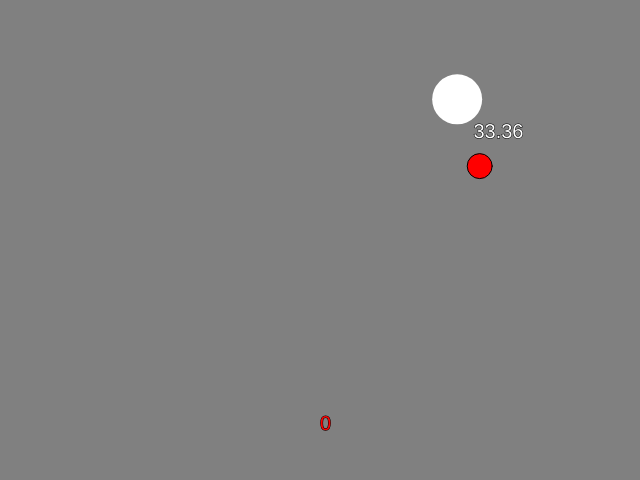
Frame 1 (no input)
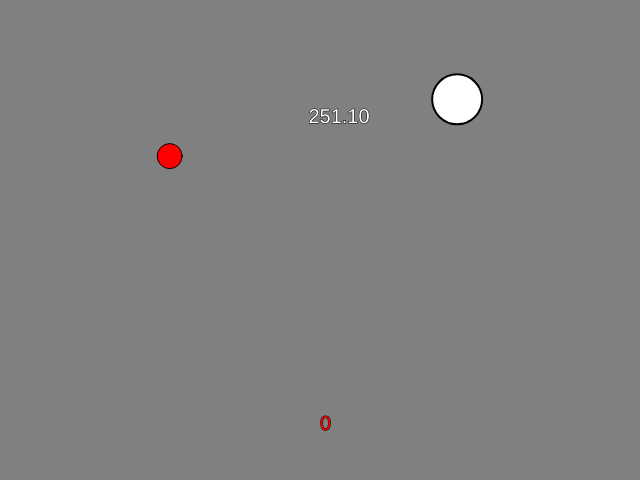
Frame 60 (no input)
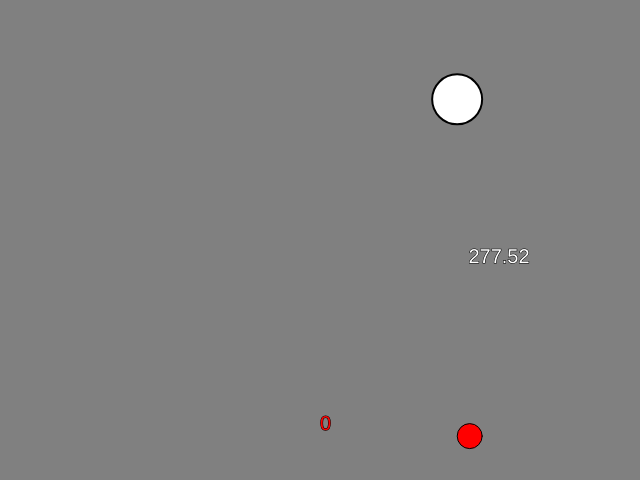
Frame 120 (the mouse pressed at the canvas centre since frame 60)

The p5.js sketch that drew these frames (run headless with seeded random() and noise() and a simulated clock; from frame 60 on, the mouse is pressed at the canvas centre):

// p5.js sketch
// ── sketch.js

// =======configuration plateau========== //
//taille
let largeurPlateau = 640;
let hauteurPlateau = 480;

// configuration compteur de point d'impact
let compteurImpact = 0;
let maxCompteurImpact = 1;

// =======configuration cercle======= //

//taille
let diametreCercle = 50;
let rayonCercle = diametreCercle/2;
//position au démarage du jeu
let posX, posY; 
//limitation de la zone de jeu 
let maxPosX = largeurPlateau - rayonCercle;
let maxPosY = hauteurPlateau - rayonCercle;
let minPosX = rayonCercle;
let minPosY = rayonCercle;
//déplacement 
let nombreDePas = 15;

// =========configuration obstacle========== //
//taille
let rayonObstacle = 25; 
//position au démarage du jeu
let obstaclePosX, obstaclePosY; 
//vitesse
let vitesseObstacleX = 10; 
let vitesseObstacleY = 10; 
//direction
let directionObstacleX = 1; 
let directionObstacleY = 1;
//limitation de la zone de jeu 
let maxPosObstacleX = largeurPlateau - rayonObstacle;
let maxPosObstacleY = hauteurPlateau - rayonObstacle;

//===========================================//

function setup() {
    //creer le plateau de jeu
    createCanvas(largeurPlateau, hauteurPlateau); 
    noStroke();
    frameRate(30);
    // Position aléatoir de départ du joueur au lancement du jeux
    posX = random(width);
    posY = random(height);
    // Position aléatoir de départ de l'obstacle au lancement du jeux
    obstaclePosX = random(width);
    obstaclePosY = random(height);
  
}
function draw() {
    //mettre une couleur en fond
    background(128);  

    // creation du cercle joueur
    fill('white')  
    strokeWeight(2);
    changementCouleur();   
    circle(posX, posY, diametreCercle); 
    controleDirection();

    // création de l'obstacle 
    strokeWeight(1);
    fill('red');
    ellipse(obstaclePosX, obstaclePosY, rayonObstacle, rayonObstacle) ;  
    bouger() ;

   //affichage du compteur
    textSize(20);
    text(compteurImpact, largeurPlateau/2, hauteurPlateau-50);

   aretDeJeu() ;
       
    //calcul de distance
    affichageDistance();
     
}
function controleDirection() {
    if (keyIsDown(RIGHT_ARROW)) //fleche droite du clavier
    {
        posX = posX + nombreDePas; //bouger dans la direction demandé
    }
    else if (keyIsDown(LEFT_ARROW)) //fleche gauche du clavier
    {
        posX = posX - nombreDePas;
    }
    else if (keyIsDown(DOWN_ARROW)) //fleche bas du clavier
    {
        posY = posY + nombreDePas;
    }
    else if (keyIsDown(UP_ARROW)) //fleche haut du clavier
    {
        posY = posY - nombreDePas;
    }
    // limitation de terrain
    if (posX < minPosX)//gauche 
    {
        posX = minPosX;// assignation d'une nouvelle valeur
        line(0, largeurPlateau, 0, 0);// creation d'une ligne a cette position
        stroke('blue'); // changement de couleur des traits 
        console.log("bord gauche toucher")
    }
    else if (posX > maxPosX)//droite 
    {
        posX = maxPosX;
        line(largeurPlateau, hauteurPlateau, largeurPlateau, 0);
        stroke('green');
        console.log("bord droit toucher")
    }
    else if (posY < minPosY) //haut 
    {
        posY = minPosY;
        line(0, 0.5, largeurPlateau, 0);
        stroke('yellow');
        console.log("bord haut toucher")
    }
    else if (posY > maxPosY)//bas 
    {
        posY = maxPosY;
        line(0, hauteurPlateau, largeurPlateau, hauteurPlateau);
        stroke('red');
        console.log("bord bas toucher")
    }
    else 
    {
        stroke(0, 0, 0)
    }
}

function affichageDistance() 
{
    strokeWeight(1)
    fill('white');
    let distance = dist(posX, posY, obstaclePosX, obstaclePosY) - (rayonCercle + rayonObstacle);
    translate((posX + obstaclePosX) / 2, (posY + obstaclePosY) / 2);
    atan();
    text(nfc(distance, 2), 0, 0);
}
function changementCouleur()
{
    if (   posX         < obstaclePosX  + rayonObstacle 
        && obstaclePosX < posX          + rayonCercle 
        && posY         < obstaclePosY  + rayonObstacle
        && obstaclePosY < posY          + rayonCercle )
        {
            fill('red');
            console.log('colision');            
            compteurImpact = compteurImpact + 1;
            console.log(compteurImpact); 
        }       
}
function bouger(){

    //déplacement auto de l'obstacle
    obstaclePosX = obstaclePosX + vitesseObstacleX * directionObstacleX; //horizontal
    obstaclePosY = obstaclePosY + vitesseObstacleY * directionObstacleY; //vertical
    //changement de direction de l'obstacle
    if (obstaclePosX > maxPosObstacleX ) { directionObstacleX *= - directionObstacleX;}          
    if (obstaclePosY > maxPosObstacleY ) { directionObstacleY *= - directionObstacleY;}
    if ( obstaclePosX < 0 + rayonObstacle) {directionObstacleX *= + directionObstacleX;}           
    if (  obstaclePosY < 0 + rayonObstacle ) {directionObstacleY *= + directionObstacleY;}
}

function aretDeJeu(){
 //condition d'arret de jeux
 if (compteurImpact >= maxCompteurImpact)
 {
    strokeWeight(4);
    textSize(20); 
    fill('white');  
    //timer
    let millisecond = millis();     
    text('fin de partie \ntemp écoulé : \n'+ Math.trunc(millisecond/1000)+' secondes ' , largeurPlateau/4 , hauteurPlateau/2);     
    releaseTime();//arrete le temp        
 }
}
